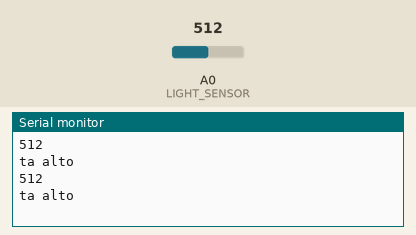
A sketch run on a simulated Arduino Uno, built with avr-gcc and run on an emulated ATmega328P. Parts: the last lines printed to the serial monitor. The test bench sets the inputs (shaded band); at power-on: A0 (LIGHT_SENSOR) = 512.

Above: at 1.8 s.
1.9 s: A0 (LIGHT_SENSOR) set to 489
At 2.8 s:
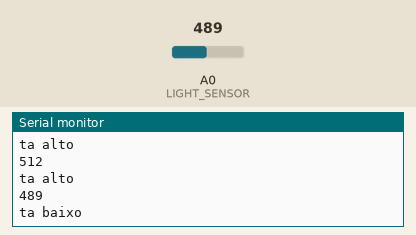
4.5 s: A0 (LIGHT_SENSOR) set to 510
At 5.5 s:
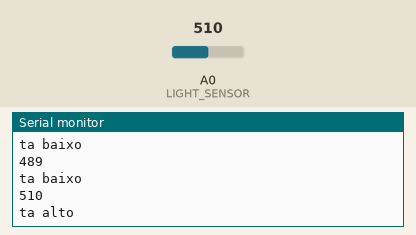
Timing chart, 0 to 7.5 s (numbered marks = the images above; inputs shaded):
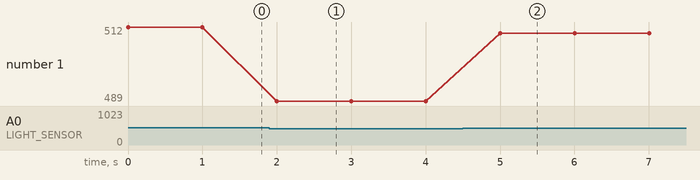

Measured:
- the behaviour switches between 500 and 499 on A0 (LIGHT_SENSOR) (found by bisection; images 0 and 1)
- after the input at 1.9 s, the serial monitor: prints a new line after 0.10 s (image 1)
- after the input at 4.5 s, the serial monitor: prints a new line after 0.50 s (image 2)
- plotted number 1: 512 → 489 after the input at 1.9 s, 489 → 510 after the input at 4.5 s

The sketch:

sketch_may21a.ino
```cpp
const int LIGHT_SENSOR = 0;


// Definition of variables - values that can change
int analogValue;

void setup() {
  Serial.begin(9600);

}

void loop() {
  // read the input from the analog pin
  analogValue = analogRead(LIGHT_SENSOR);

  // Check if it's above a specific threshold and turn the LED on or off
  Serial.println(analogValue);
  if(analogValue < 500)
    Serial.println("ta baixo"); // turn on LED
  else
    Serial.println("ta alto");

  delay(1000);
}
```
